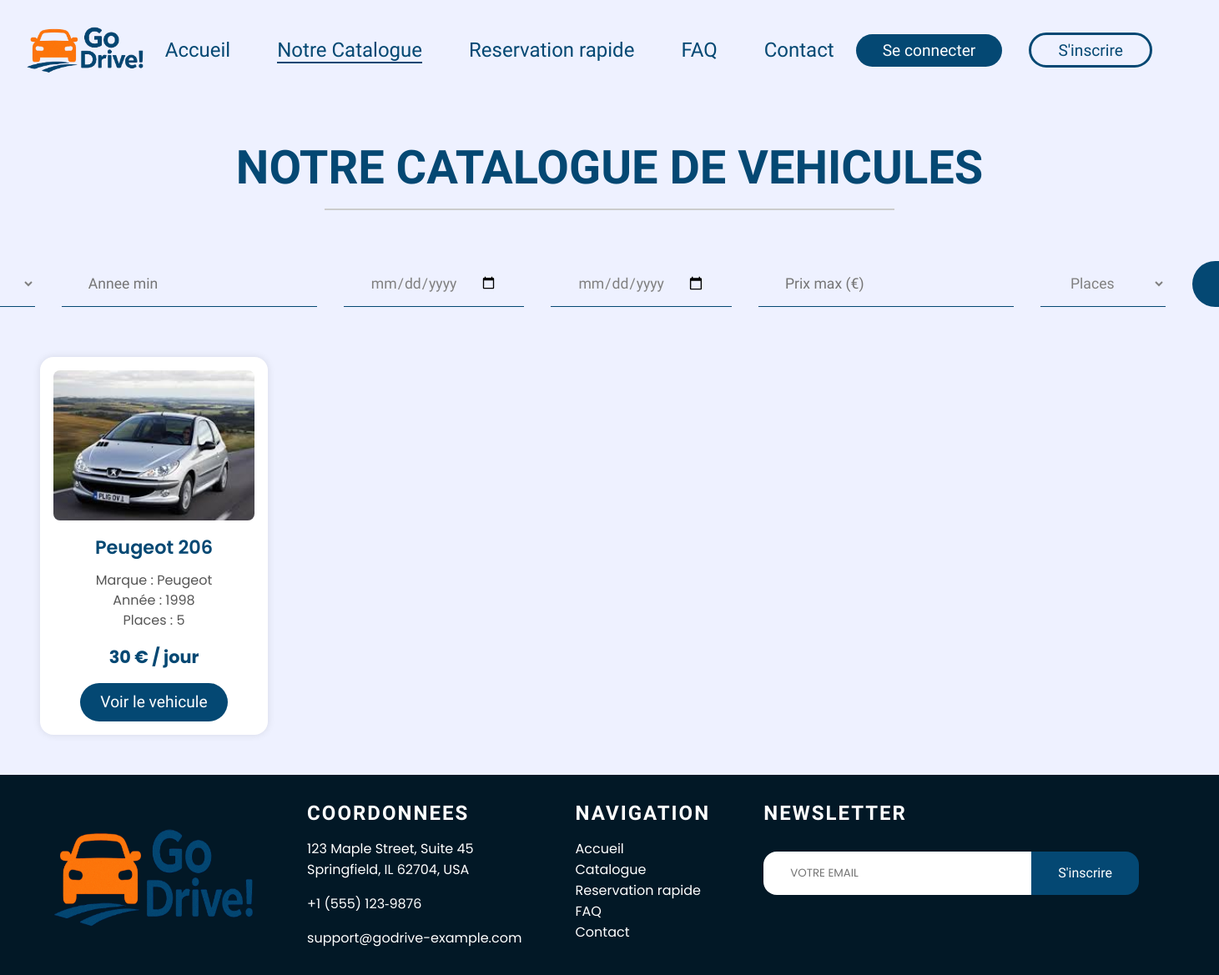
/pages/catalogue.php?marque=Peugeot, run on an earlier commit of the app's database.
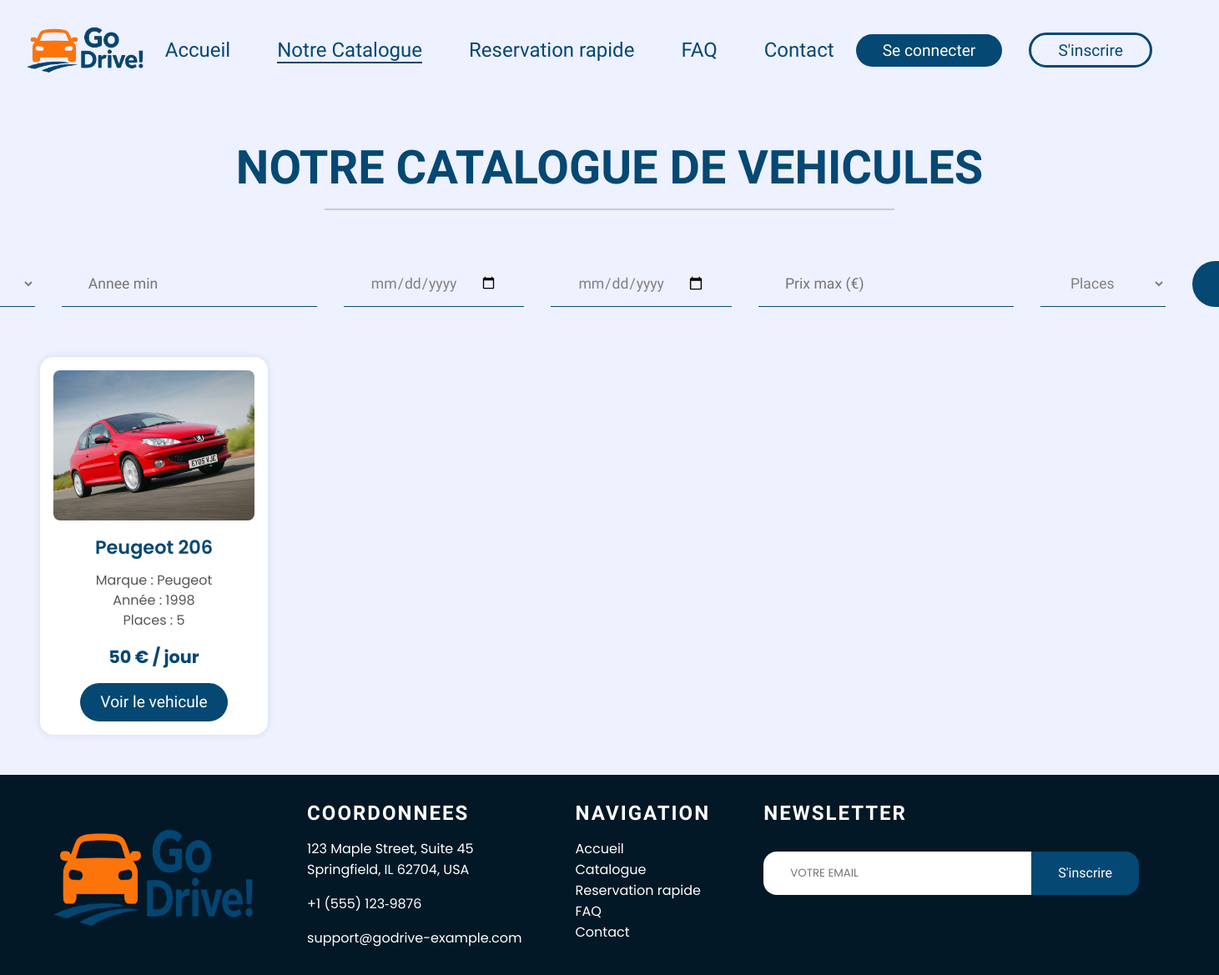
And on a later commit of the database.
### tables this page shows
CREATE TABLE IF NOT EXISTS `vehicules` (
  `id` int NOT NULL AUTO_INCREMENT,
  `nom_vehicule` varchar(255) NOT NULL,
  `marque` varchar(255) NOT NULL,
  `annee_vehicule` year NOT NULL,
  `description` text NOT NULL,
  `image` varchar(100) NOT NULL,
  `prix_jour` decimal(10,0) NOT NULL,
  `nb_places` int NOT NULL,
  PRIMARY KEY (`id`)
);

### pages/catalogue.php (the view, shortened to what this page needs)
<?php
require_once '../pages/config.php';
?>
<?php
    $sql = "SELECT * FROM vehicules WHERE 1=1";
    $parametres = [];
    if(isset($_GET['marque']) && $_GET['marque'] !== "") {
        $sql .= " AND marque = :marque";
        $parametres[':marque'] = $_GET['marque'];
    }
    $requete = $bdd->prepare($sql);
    $requete->execute($parametres);
    $vehicules = $requete->fetchAll(PDO::FETCH_ASSOC);
?>
<!DOCTYPE html>
<html lang="en">
<head>
    <link rel="stylesheet" href="../assets/css/style.css">
</head>
<body>
<?php
include('../templates/header.php');
?>
<main class="catalogue-container">
     <h1 class="titre-page">Notre catalogue de vehicules</h1>
     <div class="separator"></div>
     <div class="barre-filtre-catalogue">
        <form class="barre-filtres" method="GET">
            <select name="marque" class="marque">
                <option value="">Marque</option>
            </select>
            <input type="number" name="annee" class="annee" placeholder="Annee min" value="<?php echo $_GET['annee'] ?? ''; ?>">
            <input type="date" name="date_debut" class="date" value="<?php echo $_GET['date_debut'] ?? ''; ?>" placeholder="Date début">
            <input type="date" name="date_fin" class="date" value="<?php echo $_GET['date_fin'] ?? ''; ?>" placeholder="Date fin">
            <input type="number" name="prix" class="prix" placeholder="Prix max (€)" value="<?php echo $_GET['prix'] ?? ''; ?>">
            <select name="nb_places" class="places">
                <option value="">Places</option>
            </select>
            <button type="submit" class="btn-filtre">Filtrer</button>
        </form>
     </div>
    <section class="grille-catalogue">
        <?php foreach ($vehicules as $v): ?>
            <?php
            $image = (!empty($v['image'])) ? $v['image'] : "default.png";
            ?>
            <div class="carte-vehicule">
                <img src="../assets/images/<?php echo $image; ?>"
                     alt="<?php echo htmlspecialchars($v['nom_vehicule']); ?>"
                     class="img-vehicule">
                <h3 class="titre-vehicule"><?php echo htmlspecialchars($v['nom_vehicule']); ?></h3>
                <p class="infos-vehicule">
                    Marque : <?php echo htmlspecialchars($v['marque']); ?><br>
                    Année : <?php echo $v['annee_vehicule']; ?><br>
                    Places : <?php echo $v['nb_places']; ?>
                </p>
                <p class="prix-vehicule"><?php echo $v['prix_jour']; ?> € / jour</p>
                <a href="produit.php?id=<?php echo $v['id']; ?>" class="btn-vehicule">
                    Voir le vehicule
                </a>
            </div>
        <?php endforeach; ?>
    </section>
</main>
<?php
include('../templates/footer.php');
?>
</body>
</html>

### templates/header.php
<?php
    $current_page = basename($_SERVER['PHP_SELF']);
    $isConnected = isset($_SESSION['user_id']);
?>
    <header class="header">
        <img src="../assets/images/logo.png" alt="logo voiture" class="logo">
        <nav class="navigation">
            <ul class="nav-items">
                <li class="item"><a href="../index.php" class="nav-link <?php echo ($current_page == 'index.php') ? 'active' : ''; ?>">Accueil</a></li>
                <li class="item"><a href="../pages/catalogue.php" class="nav-link <?php echo ($current_page == 'catalogue.php') ? 'active' : ''; ?>">Notre Catalogue</a></li>
                <li class="item"><a href="../pages/reservation.php" class="nav-link <?php echo ($current_page == 'reservation.php') ? 'active' : ''; ?>">Reservation rapide</a></li>
                <li class="item"><a href="../pages/faq.php" class="nav-link <?php echo ($current_page == 'faq.php') ? 'active' : ''; ?>">FAQ</a></li>
                <li class="item"><a href="../pages/contact.php" class="nav-link <?php echo ($current_page == 'contact.php') ? 'active' : ''; ?>">Contact</a></li>
            </ul>
        </nav>
        <div class="btn-container">
            <?php if($isConnected): ?>
                <a href="../pages/utilisateur.php" class="nav-btn">Mon compte</a>
                <a href="../pages/logout.php" class="nav-btn nav-btn-2">Deconnexion</a>
            <?php else: ?>
                <a href="../pages/login.php" class="nav-btn">Se connecter</a>
                <a href="../pages/signin.php" class="nav-btn nav-btn-2">S'inscrire</a>
            <?php endif; ?>
        </div>
    </header>

### templates/footer.php
<footer class="footer">
        <img src="../assets/images/logo.png" alt="logo voiture" class="footer-logo">
        <div class="coordonnees-infos">
            <h2 class="footer-title">Coordonnees</h2>
            <p>123 Maple Street, Suite 45<br>
                Springfield, IL 62704, USA
            </p>
            <p>+1 (555) 123‑9876</p>
            <p>support@godrive-example.com</p>
        </div>
        <div class="footer-nav">
            <h2 class="footer-title">Navigation</h2>
            <ul class="footer-nav-list">
                <li class="footer-nav-item"><a href="../index.php" class="footer-nav-link">Accueil</a></li>
                <li class="footer-nav-item"><a href="../pages/catalogue.php" class="footer-nav-link">Catalogue</a></li>
                <li class="footer-nav-item"><a href="../pages/reservation.php" class="footer-nav-link">Reservation rapide</a></li>
                <li class="footer-nav-item"><a href="../pages/faq.php" class="footer-nav-link">FAQ</a></li>
                <li class="footer-nav-item"><a href="../pages/contact.php" class="footer-nav-link">Contact</a></li>
            </ul>
        </div>
        <div class="footer-form">
            <h2 class="footer-title">Newsletter</h2>
            <form action="newsletter.php" method="post" class="newsletter-form">
                <input type="email" name="email" placeholder="Votre email" class="footer-form-input" required>
                <button class="footer-form-btn" type="submit">S'inscrire</button>
            </form>
        </div>
</footer>

### assets/css/style.css (style rules this page uses)
*, *::before, *::after { margin: 0; padding: 0; box-sizing: border-box; }
:root { --bleu-fonce : #044873; --background : #eef1ff; --white : #ffffff; --grey: #565656; }
body { background-color: #eef1ff; font-family: 'Poppins'; font-size: 16px; display: flex; flex-direction: column; min-height: 100%; color: var(--grey); }
ul { list-style: none; }
a { text-decoration: none; }
h1 { color: var(--bleu-fonce); text-transform: uppercase; }
h2 { color: var(--grey); text-transform: uppercase; }
.header { height: 15vh; display: flex; justify-content: space-between; align-items: center; padding: 1rem 2rem; }
.logo { width: 10%; }
.nav-items { display: flex; justify-content: space-between; align-items: center; width: max-content; font-family: 'Koulen'; font-size: 1.5rem; gap: 3.5rem; }
.nav-items .item a { color: var(--bleu-fonce); }
.btn-container { display: flex; justify-content: space-between; align-items: center; width: max-content; font-family: 'Koulen'; gap: 2rem; margin-right: 3rem; }
.nav-btn { background-color: var(--bleu-fonce); font-size: 1.2rem; color: var(--white); padding: .5rem 2rem; border-radius: 2rem; transition: transform 0.2s ease; }
.nav-btn-2 { background-color: var(--background); font-size: 1.2rem; color: var(--bleu-fonce); padding: .4rem 2rem; border-radius: 2rem; border: solid 3px var(--bleu-fonce); transition: transform 0.2s ease; }
.nav-link { position: relative; }
.nav-link.active { border-bottom: solid 2px var(--bleu-fonce); }
.nav-link::after { content: ""; position: absolute; left: 0; bottom: 0; width: 0%; height: 2px; background-color: var(--bleu-fonce); border-radius: 2px; transition: width 0.3s ease; }
.footer { display: flex; justify-content: space-between; background-color: #021826; padding: 2rem 4rem; }
.footer-logo { width: 15rem; height: 7.5rem; margin-top: 2rem; }
.coordonnees-infos { color: var(--white); display: flex; flex-direction: column; gap: 1rem; }
.footer-nav { display: flex; flex-direction: column; gap: 1rem; }
.footer-title { font-family: 'Koulen'; color: var(--white); letter-spacing: 2px; }
.footer-nav-link { color: var(--white); }
.footer-form { display: flex; flex-direction: column; gap: 2rem; }
.newsletter-form { display: flex; margin-right: 2rem; }
.footer-form-input { background-color: var(--white); color: var(--bleu-fonce); font-family: 'Poppins'; text-transform: uppercase; padding: 1rem 2rem; border-radius: 1rem 0 0 1rem; border: none; outline: none; }
.footer-form-btn { background-color: var(--bleu-fonce); color: var(--white); border-radius: 0 1rem 1rem 0; border: none; font-family: 'Koulen'; font-size: 1rem; padding: 1rem 2rem; cursor: pointer; }
.catalogue-container { padding: 3rem; min-height: 70vh; display: flex; flex-direction: column; align-items: center; }
.titre-page { font-family: 'Koulen'; font-size: 3.5rem; color: var(--bleu-fonce); }
.separator { height: 2px; background-color: #ccc; width: 50%; margin: 1rem 0 3rem 0 ; }
.grille-catalogue { display: flex; flex-direction: row; gap: 1.5rem; width: 100%; }
.carte-vehicule { flex: 0 0 20%; background: var(--white); padding: 1rem; border-radius: 1rem; box-shadow: 0 0 10px rgba(0,0,0,0.1); text-align: center; }
.img-vehicule { width: 100%; height: 180px; object-fit: cover; border-radius: .5rem; }
.titre-vehicule { font-size: 1.4rem; font-weight: 600; margin-top: .5rem; color: var(--bleu-fonce); }
.infos-vehicule { margin: .7rem 0; line-height: 1.5rem; }
.prix-vehicule { font-size: 1.3rem; font-weight: bold; color: var(--bleu-fonce); margin: 1rem 0; }
.btn-vehicule { display: inline-block; background-color: var(--bleu-fonce); color: var(--white); padding: .7rem 1.5rem; border-radius: 2rem; font-family: 'Koulen'; font-size: 1.2rem; }
.barre-filtre-catalogue { width: 100vw; height: 10vh; display: flex; justify-content: center; align-items: center; margin-bottom: 3rem; }
.barre-filtres { display: flex; justify-content: center; gap: 2rem; }
.marque, .annee, .date, .prix, .places { background: var(--background); color: grey; font-family: 'koulen'; font-size: 1.1rem; padding: 1rem 2rem; border: none; border-bottom: 1px solid var(--bleu-fonce); outline: none; }
.barre-filtres button { background: var(--bleu-fonce); color: var(--white); font-family: 'Koulen'; font-size: 1.2rem; border: none; border-radius: 2rem; padding: 1rem 3rem; letter-spacing: 1px; }

What changed in the data, as far as the page shows it:
changed vehicules "Peugeot 206": image: a different picture; prix_jour "30" → "50"
